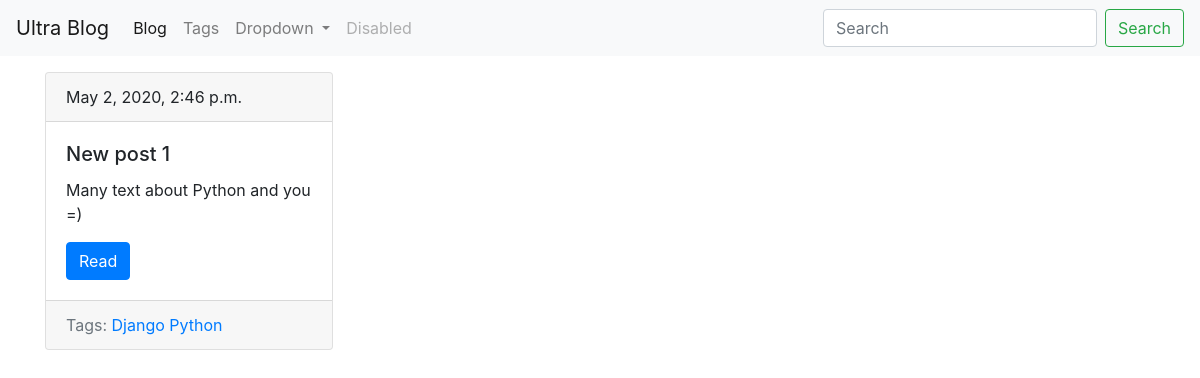
Screenshot of /blog/ with the database file from the repository.
### blog/models.py (models this page shows, shortened)
class Post(models.Model):
    title = models.CharField(max_length=150)
    slug = models.SlugField(max_length=150, unique=True, blank=True)
    body = models.TextField(blank=True)
    tags = models.ManyToManyField('Tag', blank=True, related_name='posts' )
    date_pub = models.DateTimeField(auto_now_add=True)
    def get_absolute_url(self):
        return reverse('url_post_detail', kwargs={'slug': self.slug})

class Tag(models.Model):
    title = models.CharField(max_length=50)
    slug = models.SlugField(max_length=50, unique=True)
    def get_absolute_url(self):
        return reverse('url_tag_detail', kwargs={'slug': self.slug})

### blog/views.py (the view)
# urls.py: path('', post_list, name='url_blog_list'),
def post_list(request):
    posts = Post.objects.all()
    return render(request, 'blog/index.html', context={'posts': posts})

### blog/templates/blog/index.html (shortened to what this page needs)
{% extends 'blog/base_blog.html' %}
{% block content %}
{% for post in posts %}
{% include 'blog/includes/post_card_templates.html' %}
{% endfor %}
{% endblock%}

### blog/templates/blog/includes/post_card_templates.html (shortened to what this page needs)
<div class="card mb-4" style="width: 18rem;">
  <div class="card-header">
    {{ post.date_pub }}
  </div>
  <div class="card-body">
    <h5 class="card-title">{{ post.title }}</h5>
    <p class="card-text">{{ post.body}}</p>
    <a href="{{ post.get_absolute_url }}" class="btn btn-primary">Read</a>
  </div>
    <div class="card-footer text-muted">
      Tags:
    {% for tag in post.tags.all %}
      <a href="{{tag.get_absolute_url}}">{{ tag.title }}</a>
    {% endfor %}
  </div>
</div>

### rows the page displays
Post: date_pub "May 2, 2020, 2:46 p.m.", title "New post 1", body "Many text about Python and you =)"
Tag: title "Django"
Tag: title "Python"
